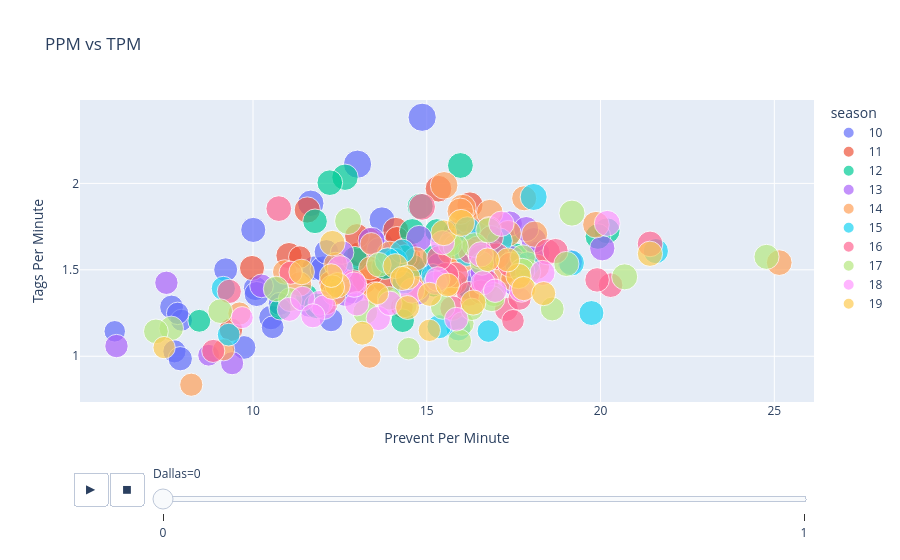

Source (notebook cell):
### Markdown cell above
Let's zoom out from our more granular season view and take a gander at the bigger picture by combining the observations from each season into only two slices, Dallas vs no Dallas servers.

### Code cell
ppm_tpm_D_all = px.scatter(MLTP_D, x = "ppm", y = "tpm",
size = "scorepm", color = "season", animation_frame = "Dallas",
hover_data = ["player"],
labels = {'ppm': 'Prevent Per Minute', 'tpm': 'Tags Per Minute'},
title = 'PPM vs TPM')

ppm_tpm_D_all.update_xaxes(range = [MLTP_D['ppm'].min() - 1, MLTP_D['ppm'].max() + 1])
ppm_tpm_D_all.update_yaxes(range = [MLTP_D['tpm'].min() - 0.1, MLTP_D['tpm'].max() + 0.1])

ppm_tpm_D_all.update_layout(scene=dict(xaxis=dict(title='Prevent Per Minute'),
yaxis=dict(title='Tags Per Minute')), height = 900)
ppm_tpm_D_all.show()

### Figure 1 — Plotly figure (JSON) as saved in the notebook; plotly's stock layout.template omitted (floating-point values rounded to 4 significant figures)
{"data": [{"customdata": [["Death Pickle"], ["BigBird"], ["Mr.Gone"], ["Sundown"], ["yank"], ["Dalek"], ["Iblis"], ["Crippy"], ["SuperSans"], ["Bal McCartny"], ["sIide"], ["dodsfall"], ["donuts42"], ["DudeMcGuy"], ["Eashy"], ["GriefSeeds"], ["Mr.Glass"], ["Arbybear"], ["YoungSinatra"], ["lukemoo"], ["Stann"], ["Brake"], ["SIDE"], ["Turbo"], ["CB13"], ["Prizm"], ["C Bivvey"], ["Syniikal"], ["jjpoole"], ["Abe Lincoln"], ["FLYMOLO"], ["Gem"], ["iAaronK"], ["Eggo"], ["Dodge"]], "hovertemplate": "season=10<br>Dallas=0<br>Prevent Per Minute=%{x}<br>Tags Per Minute=%{y}<br>scorepm=%{marker.size}<br>player=%{customdata[0]}<extra></extra>", "legendgroup": "10", "marker": {"color": "#636efa", "size": [3.947, 4.2, 3.925, 3.883, 3.994, 4.407, 4.4, 4.552, 3.447, 4.17, 4.641, 4.173, 4.208, 3.962, 3.888, 5.303, 3.723, 4.085, 4.678, 3.828, 3.535, 3.766, 3.88, 4.32, 4.017, 3.579, 4.028, 4.188, 3.779, 5.294, 3.236, 3.078, 4.458, 3.929, 3.344], "sizemode": "area", "sizeref": 0.01326, "symbol": "circle"}, "mode": "markers", "name": "10", "orientation": "v", "showlegend": true, "type": "scatter", "x": [11.76, 12.87, 10.07, 11.62, 10.52, 12.01, 15.83, 14.28, 10.56, 12.76, 11.66, 10.11, 10.01, 10.67, 12.84, 14.87, 12.24, 13.96, 16.59, 9.214, 10.77, 9.741, 12.42, 13.68, 12.11, 7.739, 12.62, 14.81, 7.656, 13.01, 7.942, 6.022, 13.71, 7.907, 7.832], "xaxis": "x", "y": [1.51, 1.375, 1.393, 1.295, 1.224, 1.506, 1.716, 1.444, 1.167, 1.492, 1.885, 1.36, 1.731, 1.387, 1.447, 2.382, 1.21, 1.518, 1.633, 1.5, 1.303, 1.051, 1.518, 1.65, 1.604, 1.029, 1.411, 1.485, 1.285, 2.111, 1.208, 1.144, 1.789, 0.9857, 1.248], "yaxis": "y"}, {"customdata": [["Death Pickle"], ["aardvark"], ["Daffodil"], ["DudeMcGuy"], ["yank"], ["bad"], ["dodsfall"], ["sIide"], ["Turbo"], ["AlisonBrie"], ["C Bivvey"], ["Arbybear"], ["Syniikal"], ["JBB"], ["eee"], ["Bal McCartny"], ["siDe"], ["Stann"], ["Dalek"], ["Frozty"], ["Neon"], ["karlwithak"], ["ComfortFlair"], ["Brainiac"], ["Dodge"]], "hovertemplate": "season=11<br>Dallas=0<br>Prevent Per Minute=%{x}<br>Tags Per Minute=%{y}<br>scorepm=%{marker.size}<br>player=%{customdata[0]}<extra></extra>", "legendgroup": "11", "marker": {"color": "#EF553B", "size": [3.438, 4.121, 4.579, 4.569, 4.479, 4.187, 4.093, 4.73, 3.718, 3.896, 4.156, 3.536, 4.092, 4.168, 3.97, 4.568, 4.125, 4.157, 3.856, 3.408, 4.335, 3.622, 3.682, 4.586, 3.766], "sizemode": "area", "sizeref": 0.01326, "symbol": "circle"}, "mode": "markers", "name": "11", "orientation": "v", "showlegend": true, "type": "scatter", "x": [14.28, 13.05, 11.04, 11.56, 14.11, 14.47, 13.2, 15.34, 14.14, 13.32, 13.78, 12.4, 12.99, 9.971, 12.93, 16.24, 15.68, 14.35, 13.41, 11.35, 15.97, 12.11, 9.365, 14.37, 12.24], "xaxis": "x", "y": [1.285, 1.589, 1.582, 1.846, 1.729, 1.575, 1.432, 1.969, 1.682, 1.675, 1.441, 1.411, 1.696, 1.511, 1.441, 1.875, 1.611, 1.439, 1.482, 1.574, 1.66, 1.309, 1.153, 1.61, 1.426], "yaxis": "y"}, {"customdata": [["Fatal"], ["Cosine180"], ["Abe Lincoln"], ["CB13"], ["aardvark"], ["Arbybear"], ["C Bivvey"], ["iAaronK"], ["xXw3Edl0rdXx"], ["Bal McCartny"], ["Syniikal"], ["EASHY"], ["SIDE"], ["Dalek"], ["sIide"], ["BigBird"], ["yank"], ["Iblis"], ["Genesis"], ["eee"], ["Neon"], ["swerve?"], ["np"], ["young savage"], ["FLY"]], "hovertemplate": "season=12<br>Dallas=0<br>Prevent Per Minute=%{x}<br>Tags Per Minute=%{y}<br>scorepm=%{marker.size}<br>player=%{customdata[0]}<extra></extra>", "legendgroup": "12", "marker": {"color": "#00cc96", "size": [3.781, 4.319, 4.625, 4.37, 3.59, 4.167, 3.937, 4.521, 4.477, 3.907, 4.386, 4.377, 4.443, 3.367, 4.046, 3.929, 3.904, 4.439, 4.064, 4.4, 4.468, 4.621, 3.717, 3.48, 3.258], "sizemode": "area", "sizeref": 0.01326, "symbol": "circle"}, "mode": "markers", "name": "12", "orientation": "v", "showlegend": true, "type": "scatter", "x": [12.54, 12.93, 12.65, 12.21, 14.63, 16.06, 16.23, 14.81, 20.19, 15.29, 19.93, 17.33, 17.52, 11.54, 11.78, 15.22, 14.37, 15.97, 15.19, 11.83, 14.58, 13.79, 14.31, 8.455, 10.78], "xaxis": "x", "y": [1.404, 1.562, 2.036, 2.004, 1.52, 1.721, 1.396, 1.868, 1.726, 1.726, 1.693, 1.704, 1.582, 1.352, 1.781, 1.575, 1.575, 2.104, 1.414, 1.292, 1.721, 1.521, 1.206, 1.205, 1.274], "yaxis": "y"}, {"customdata": [["Sherrattinho"], ["okthen"], ["Daffodildo"], ["Syniikal"], ["Arbybear"], ["siDe"], ["FLY"], ["alchemist"], ["Dank Sniper"], ["C Bivvey"], ["dodsfall"], ["Stann"], ["Spjork"], ["Altiger"], ["Frothy"], ["Weed"], ["BigBird"], ["yank"], ["aardvark"], ["iAaronK"], ["Dalek"], ["DaffodiI"], ["Eashy"], ["ccga4"], ["BALLDON'TLIE"], ["q42"]], "hovertemplate": "season=13<br>Dallas=0<br>Prevent Per Minute=%{x}<br>Tags Per Minute=%{y}<br>scorepm=%{marker.size}<br>player=%{customdata[0]}<extra></extra>", "legendgroup": "13", "marker": {"color": "#ab63fa", "size": [4.286, 3.553, 3.641, 4.264, 3.875, 3.792, 3.159, 4.121, 3.667, 4.359, 3.693, 4.168, 3.633, 4.841, 4.4, 3.877, 4.007, 4.461, 4.362, 4.204, 3.634, 4.086, 4.246, 3.736, 4.236, 3.682], "sizemode": "area", "sizeref": 0.01326, "symbol": "circle"}, "mode": "markers", "name": "13", "orientation": "v", "showlegend": true, "type": "scatter", "x": [15.75, 9.399, 6.072, 20.05, 13.62, 18.2, 8.724, 17.45, 16.46, 17.39, 14.76, 16.5, 7.508, 13.41, 16.52, 12.67, 16.6, 14.78, 18.08, 17.86, 13.84, 15.34, 19.12, 10.25, 17.5, 12.56], "xaxis": "x", "y": [1.664, 0.9597, 1.059, 1.625, 1.617, 1.599, 1.006, 1.568, 1.456, 1.767, 1.364, 1.629, 1.425, 1.668, 1.725, 1.358, 1.486, 1.682, 1.671, 1.736, 1.556, 1.525, 1.546, 1.407, 1.425, 1.6], "yaxis": "y"}, {"customdata": [["Syniikal"], ["Gem"], ["Jump Ball"], ["Curry"], ["Bal McCartny"], ["Sherrattinho"], ["quibble"], ["EndTheFed"], ["BigBird"], ["Genesis"], ["Iblis"], ["yank"], ["Frozen"], ["Mr.Gone"], ["Bamboozler"], ["badger"], ["MEX"], ["Calamitous"], ["side"], ["ZenWhisper"], ["dodsfall"], ["aardvark"], ["phreak"], ["intercest"], ["Arbybear"], ["Stann"], ["HARD GAY"], ["Misaki"], ["waterwheel"], ["toasty."], ["C Bivvey"], ["yiss"], ["GUTS."], ["obama."], ["boogie"], ["Eashy."], ["q42"]], "hovertemplate": "season=14<br>Dallas=0<br>Prevent Per Minute=%{x}<br>Tags Per Minute=%{y}<br>scorepm=%{marker.size}<br>player=%{customdata[0]}<extra></extra>", "legendgroup": "14", "marker": {"color": "#FFA15A", "size": [4.383, 3.969, 3.578, 3.479, 4.215, 4.697, 3.61, 4.55, 4.703, 3.917, 4.064, 4.508, 4.494, 3.708, 3.95, 4.972, 4.731, 4.255, 4.114, 3.775, 3.829, 4.172, 4.189, 5.044, 3.778, 4.156, 3.263, 3.99, 3.737, 4.639, 3.563, 3.708, 3.565, 4.392, 4.525, 4.164, 3.415], "sizemode": "area", "sizeref": 0.01326, "symbol": "circle"}, "mode": "markers", "name": "14", "orientation": "v", "showlegend": true, "type": "scatter", "x": [25.14, 10.91, 9.61, 13.35, 16.17, 19.87, 15.18, 18.1, 16.97, 13.52, 15.67, 16.12, 16.03, 12.38, 11.34, 16.03, 16.81, 18.17, 16.03, 12.34, 14.73, 16.8, 17.8, 15.5, 14.68, 17.29, 9.156, 17.48, 15.83, 15.96, 15.68, 13.38, 8.224, 13.94, 17.34, 16.52, 13.4], "xaxis": "x", "y": [1.542, 1.488, 1.247, 0.9964, 1.785, 1.761, 1.439, 1.706, 1.581, 1.361, 1.604, 1.644, 1.561, 1.533, 1.418, 1.858, 1.831, 1.517, 1.636, 1.363, 1.393, 1.736, 1.914, 1.989, 1.564, 1.494, 1.038, 1.448, 1.426, 1.839, 1.409, 1.509, 0.8353, 1.592, 1.711, 1.575, 1.65], "yaxis": "y"}, {"customdata": [["Daffodil"], ["Eggo"], ["Calamitous"], ["Vials"], ["SIDE"], ["Wanye"], ["Frozen"], ["BOOGIE"], ["Arbybear"], ["Cheetosrule"], ["Eashy"], ["Frothy"], ["Spjork"], ["waterwheel"], ["MEX"], ["Syniikal"], ["aardvark"], ["iAaronK"], ["JOBA"], ["phreak"]], "hovertemplate": "season=15<br>Dallas=0<br>Prevent Per Minute=%{x}<br>Tags Per Minute=%{y}<br>scorepm=%{marker.size}<br>player=%{customdata[0]}<extra></extra>", "legendgroup": "15", "marker": {"color": "#19d3f3", "size": [4.85, 4.179, 3.908, 4.057, 3.771, 4.482, 3.565, 4.175, 3.943, 4.441, 4.446, 4.054, 3.879, 3.4, 4.375, 4.217, 3.987, 3.792, 3.444, 4.15], "sizemode": "area", "sizeref": 0.01326, "symbol": "circle"}, "mode": "markers", "name": "15", "orientation": "v", "showlegend": true, "type": "scatter", "x": [18.07, 15.91, 9.146, 14.09, 15.18, 16.17, 14.34, 16.15, 14.29, 13.88, 19.16, 17.6, 15.35, 16.77, 17.09, 21.59, 17.9, 16.92, 9.3, 19.74], "xaxis": "x", "y": [1.921, 1.161, 1.392, 1.554, 1.467, 1.732, 1.425, 1.593, 1.607, 1.553, 1.539, 1.533, 1.171, 1.145, 1.668, 1.608, 1.533, 1.6, 1.125, 1.25], "yaxis": "y"}, {"customdata": [["aardvark"], ["BigBird"], ["Raspberry"], ["waterwheel"], ["Wanye"], ["Bamboozler"], ["ccga4"], ["Eggo"], ["Arbybear"], ["Curry"], ["obama."], ["np"], ["Juke of Yore"], ["Abe Lincoln"], ["777z"], ["CB13"], ["Homie"], ["BALLDON'TLIE"], ["Armbranch"], ["boogie"], ["Syniikal"], ["mis"], ["HERB"], ["quibble"], ["Doris"], ["taco"], ["Fuzzy"]], "hovertemplate": "season=16<br>Dallas=0<br>Prevent Per Minute=%{x}<br>Tags Per Minute=%{y}<br>scorepm=%{marker.size}<br>player=%{customdata[0]}<extra></extra>", "legendgroup": "16", "marker": {"color": "#FF6692", "size": [4.412, 3.957, 4.385, 4.082, 4.739, 4.467, 3.964, 4.446, 3.939, 4.064, 3.837, 3.908, 3.572, 4.396, 3.817, 4.346, 3.604, 4.768, 4.111, 4.114, 4.379, 4.267, 4.039, 3.992, 4.188, 3.569, 3.405], "sizemode": "area", "sizeref": 0.01326, "symbol": "circle"}, "mode": "markers", "name": "16", "orientation": "v", "showlegend": true, "type": "scatter", "x": [15.82, 16.25, 15.55, 16.21, 17.01, 18.47, 16.56, 16.7, 16.85, 15.73, 12.88, 9.317, 11.08, 10.74, 17.29, 16.46, 17.67, 14.86, 16.55, 15.36, 21.43, 18.7, 20.29, 19.9, 17.4, 8.856, 17.48], "xaxis": "x", "y": [1.471, 1.607, 1.469, 1.361, 1.579, 1.604, 1.371, 1.429, 1.686, 1.279, 1.431, 1.375, 1.483, 1.854, 1.271, 1.621, 1.333, 1.864, 1.575, 1.568, 1.65, 1.608, 1.411, 1.442, 1.529, 1.031, 1.205], "yaxis": "y"}, {"customdata": [["Curry"], ["Bal McCartny"], ["Syniikal"], ["toaster."], ["CB13"], ["refined"], ["Abe Lincoln"], ["King's Crown"], ["Bamboozler"], ["boogie"], ["Nice Person"], ["BigBird"], ["Eggo"], ["Epiphany"], ["Frothy"], ["thenewguy."], ["waterwheel"], ["GeT_RiGhT"], ["Ty"], ["BALLDON'TLIE"], ["Doris"], ["m"], ["ARMBRANCH"], ["RacgiMan"], ["Mike Trout"], ["Arbybear"], ["aardvark"], ["anduin"], ["yiss"], ["A-A-ron"]], "hovertemplate": "season=17<br>Dallas=0<br>Prevent Per Minute=%{x}<br>Tags Per Minute=%{y}<br>scorepm=%{marker.size}<br>player=%{customdata[0]}<extra></extra>", "legendgroup": "17", "marker": {"color": "#B6E880", "size": [3.704, 4.509, 4.192, 3.889, 3.99, 4.042, 4.813, 3.744, 3.837, 3.793, 4.228, 4.516, 4.075, 4.517, 4.209, 4.046, 3.4, 4.216, 4.081, 4.343, 3.832, 4.025, 4.29, 3.321, 4.203, 3.688, 4.2, 3.671, 3.789, 4.09], "sizemode": "area", "sizeref": 0.01326, "symbol": "circle"}, "mode": "markers", "name": "17", "orientation": "v", "showlegend": true, "type": "scatter", "x": [16.02, 19.18, 24.77, 16.92, 7.648, 13.62, 12.74, 16.59, 15.94, 11.07, 17.92, 20.69, 15.46, 16.87, 17.76, 9.057, 14.48, 17.75, 7.206, 10.66, 14.38, 16.37, 16.78, 16.3, 19.02, 15.68, 15.83, 13.92, 18.61, 13.23], "xaxis": "x", "y": [1.189, 1.828, 1.575, 1.357, 1.161, 1.529, 1.782, 1.537, 1.087, 1.328, 1.488, 1.459, 1.286, 1.333, 1.572, 1.261, 1.044, 1.494, 1.144, 1.389, 1.293, 1.644, 1.729, 1.271, 1.534, 1.647, 1.633, 1.335, 1.273, 1.255], "yaxis": "y"}, {"customdata": [["new to game"], ["Spjork"], ["GLTPVet32"], ["RacgiMan"], ["A-A-ron"], ["Curry"], ["Cheetosrule"], ["Eashy"], ["NEB."], ["GeT_RiGhT"], ["GOOBR"], ["CB13"], ["Arbybear"], ["Syniikal"], ["BALLDON'TLIE"], ["WATERWHEEL"], ["toaster."], ["Bal McCartny"], ["Armbranch"], ["Taurus"], ["Doris"], ["refined"], ["anduin"]], "hovertemplate": "season=18<br>Dallas=0<br>Prevent Per Minute=%{x}<br>Tags Per Minute=%{y}<br>scorepm=%{marker.size}<br>player=%{customdata[0]}<extra></extra>", "legendgroup": "18", "marker": {"color": "#FF97FF", "size": [3.773, 3.938, 4.086, 3.925, 3.229, 3.993, 4.157, 4.214, 3.895, 4.15, 4.268, 3.984, 3.65, 4.463, 4.482, 3.761, 4.188, 4.254, 3.904, 4.279, 3.864, 4.033, 3.858], "sizemode": "area", "sizeref": 0.01326, "symbol": "circle"}, "mode": "markers", "name": "18", "orientation": "v", "showlegend": true, "type": "scatter", "x": [15.25, 13.61, 15.31, 12.99, 9.688, 13.94, 11.94, 18.33, 16.61, 17.73, 16.55, 12.04, 16.97, 20.19, 12.51, 15.85, 14.58, 17.15, 15.45, 12.91, 11.04, 11.43, 11.72], "xaxis": "x", "y": [1.425, 1.219, 1.446, 1.304, 1.224, 1.306, 1.31, 1.482, 1.425, 1.385, 1.589, 1.284, 1.379, 1.769, 1.507, 1.214, 1.379, 1.767, 1.657, 1.414, 1.271, 1.333, 1.234], "yaxis": "y"}, {"customdata": [["GeT_RiGhT"], ["RacgiMan"], ["ref"], ["waterwheel"], ["THICK SHADY"], ["Epiphany"], ["Pandora"], ["ARMBRANCH"], ["h"], ["m"], ["Curry"], ["Doris"], ["CB13"], ["Taurus"], ["yiss"], ["Gryff"], ["Suchit"], ["Syniikal"], ["777z"], ["neb."], ["anduin"], ["CHEEZEDOODLE"], ["Shrimpster"], ["FK"]], "hovertemplate": "season=19<br>Dallas=0<br>Prevent Per Minute=%{x}<br>Tags Per Minute=%{y}<br>scorepm=%{marker.size}<br>player=%{customdata[0]}<extra></extra>", "legendgroup": "19", "marker": {"color": "#FECB52", "size": [3.846, 4.333, 4.343, 3.807, 3.317, 4.154, 4.046, 4.411, 4.229, 4.275, 3.896, 4.846, 4.338, 3.996, 3.86, 3.917, 3.733, 4.236, 3.733, 3.808, 3.345, 3.875, 3.308, 3.717], "sizemode": "area", "sizeref": 0.01326, "symbol": "circle"}, "mode": "markers", "name": "19", "orientation": "v", "showlegend": true, "type": "scatter", "x": [15.08, 11.4, 12.44, 14.45, 15.07, 14.1, 14.45, 15.49, 16.34, 17.64, 14.29, 15.99, 12.28, 12.28, 17.33, 17.79, 12.25, 21.42, 15.6, 13.14, 13.58, 18.36, 7.442, 16.75], "xaxis": "x", "y": [1.358, 1.488, 1.411, 1.282, 1.15, 1.521, 1.457, 1.714, 1.311, 1.464, 1.45, 1.771, 1.654, 1.4, 1.558, 1.392, 1.467, 1.593, 1.413, 1.133, 1.364, 1.363, 1.05, 1.558], "yaxis": "y"}], "layout": {"autosize": true, "legend": {"itemsizing": "constant", "title": {"text": "season"}, "tracegroupgap": 0}, "scene": {"xaxis": {"title": {"text": "Prevent Per Minute"}}, "yaxis": {"title": {"text": "Tags Per Minute"}}}, "sliders": [{"active": 0, "currentvalue": {"prefix": "Dallas="}, "len": 0.9, "pad": {"b": 10, "t": 60}, "steps": [{"args": [["0"], {"frame": {"duration": 0, "redraw": false}, "fromcurrent": true, "mode": "immediate", "transition": {"duration": 0, "easing": "linear"}}], "label": "0", "method": "animate"}, {"args": [["1"], {"frame": {"duration": 0, "redraw": false}, "fromcurrent": true, "mode": "immediate", "transition": {"duration": 0, "easing": "linear"}}], "label": "1", "method": "animate"}], "x": 0.1, "xanchor": "left", "y": 0, "yanchor": "top"}], "title": {"text": "PPM vs TPM"}, "updatemenus": [{"buttons": [{"args": [null, {"frame": {"duration": 500, "redraw": false}, "fromcurrent": true, "mode": "immediate", "transition": {"duration": 500, "easing": "linear"}}], "label": "&#9654;", "method": "animate"}, {"args": [[null], {"frame": {"duration": 0, "redraw": false}, "fromcurrent": true, "mode": "immediate", "transition": {"duration": 0, "easing": "linear"}}], "label": "&#9724;", "method": "animate"}], "direction": "left", "pad": {"r": 10, "t": 70}, "showactive": false, "type": "buttons", "x": 0.1, "xanchor": "right", "y": 0, "yanchor": "top"}], "xaxis": {"anchor": "y", "domain": [0, 1], "range": [5.022, 26.14], "title": {"text": "Prevent Per Minute"}, "type": "linear"}, "yaxis": {"anchor": "x", "domain": [0, 1], "range": [0.7353, 2.482], "title": {"text": "Tags Per Minute"}, "type": "linear"}}}
